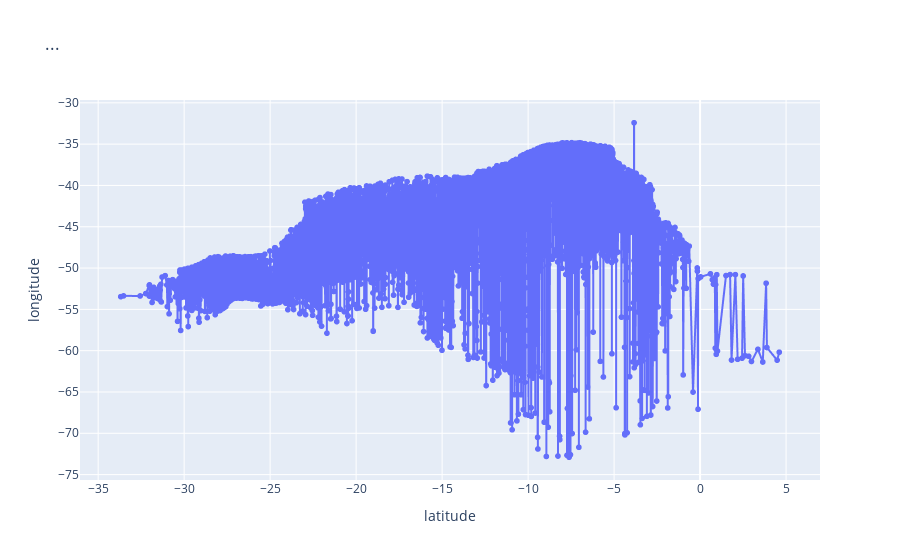

This figure's notebook cell:
### Code cell
fig = px.line(lat_lon.reset_index(), x="latitude", y="longitude", title="...", markers=True)
fig.show()

### Figure 1 — Plotly figure (JSON) as saved in the notebook; plotly's stock layout.template omitted (floating-point values rounded to 4 significant figures; data arrays with more than 128 entries replaced by an {"elided": "..."} marker saying what was removed)
{"data": [{"hovertemplate": "latitude=%{x}<br>longitude=%{y}<extra></extra>", "legendgroup": "", "line": {"color": "#636efa", "dash": "solid"}, "marker": {"symbol": "circle"}, "mode": "lines+markers", "name": "", "showlegend": false, "type": "scattergl", "x": {"elided": "5526 float values"}, "xaxis": "x", "y": {"elided": "5526 float values"}, "yaxis": "y"}], "layout": {"legend": {"tracegroupgap": 0}, "title": {"text": "..."}, "xaxis": {"anchor": "y", "domain": [0, 1], "title": {"text": "latitude"}}, "yaxis": {"anchor": "x", "domain": [0, 1], "title": {"text": "longitude"}}}}
